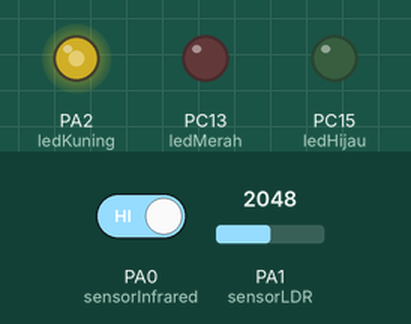
Simulated run of this sketch. Board: STM32 Blue Pill. Parts: output pins drawn as LEDs (lit = HIGH). The test bench sets the inputs (shaded band); at power-on: PA1 (sensorLDR) = 2048, PA0 (sensorInfrared) HIGH. What the sketch prints to the serial monitor is not drawn.

Above: at 1.2 s.
1.3 s: PA1 (sensorLDR) set to 1652
2.8 s: PA1 (sensorLDR) set to 1571
At 3.4 s:
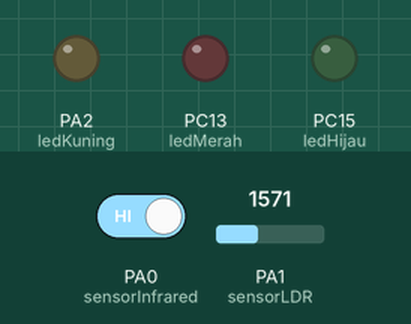
4.3 s: PA1 (sensorLDR) set to 3603
At 5.5 s:
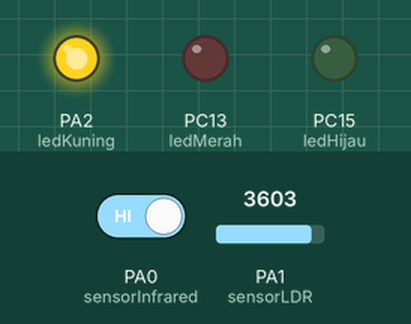
5.8 s: PA1 (sensorLDR) set to 3250
7.3 s: PA1 (sensorLDR) set to 3176
At 8.0 s:
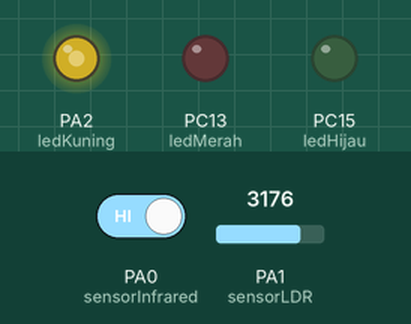
8.8 s: PA1 (sensorLDR) set to 4095
At 9.2 s:
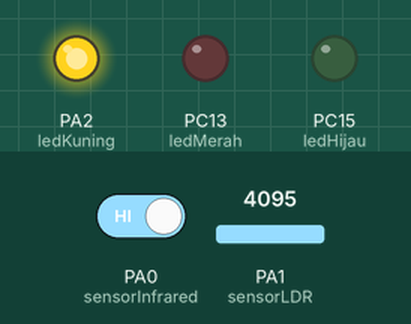
Timing chart, 0 to 11.3 s (numbered marks = the images above; inputs shaded):
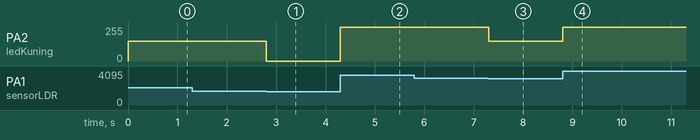

Measured:
- the behaviour switches between 1607 and 1606 on PA1 (sensorLDR) (found by bisection; images 0 and 1)
- the behaviour switches between 3213 and 3212 on PA1 (sensorLDR) (found by bisection; images 2 and 3)
- after the input at 2.8 s, PA2 (ledKuning): 150/255 → 0/255 at once
- after the input at 4.3 s, PA2 (ledKuning): 0/255 → 255/255 at once
- after the input at 7.3 s, PA2 (ledKuning): 255/255 → 150/255 at once
- after the input at 8.8 s, PA2 (ledKuning): 150/255 → 255/255 at once

The sketch:

11-11-21_STM32_Infrared_and_LDR.ino
```cpp
// Initialitation STM32's Pin
int ledMerah = PC13, ledKuning = PA2, ledHijau = PC15;
int sensorInfrared = PA0;
int sensorLDR = PA1;
int lock = 0;
int count = 0;

void setup() {
  // Declaration Pin as an Input or Output
  Serial.begin(9600);

  pinMode(ledMerah, OUTPUT);
  pinMode(ledKuning, OUTPUT);
  pinMode(ledHijau, OUTPUT);

  pinMode(sensorInfrared, INPUT);
  pinMode(sensorLDR, INPUT);

}

void loop() {
  // Read sensor value and then put it into new variable
  int bacaSensorInfrared = digitalRead(sensorInfrared);
  int bacaSensorLDR = map(analogRead(sensorLDR), 0, 4096, 0, 255);

  // Show  in sensor value in Serial Monitor
  Serial.print("Pembacaan sensor Infrared : " + String(bacaSensorInfrared));
  Serial.println("Pembacaan sensor LDR : " + String(bacaSensorLDR));

  // Logic
  if(bacaSensorLDR >= 200){
    analogWrite(ledKuning, 255);
  }
  else if(bacaSensorLDR <= 200 && bacaSensorLDR >= 100){
    analogWrite(ledKuning, 150);
  }
  else{
    analogWrite(ledKuning, 0);
  }

  if(bacaSensorInfrared == 0 && lock == 0){
    lock = 1;
  }
  else if(bacaSensorInfrared == 1 && lock == 1){
    if(count == 0){
      digitalWrite(ledMerah, HIGH);
      count = 1;
    }
    else{
      digitalWrite(ledMerah, LOW);
      count = 0;
    }
    lock = 0;
  }

//  if(bacaSensorInfrared == 0){
//    digitalWrite(ledMerah, HIGH);
//  }
//  else{
//    digitalWrite(ledMerah, LOW);
//  }

}
```
